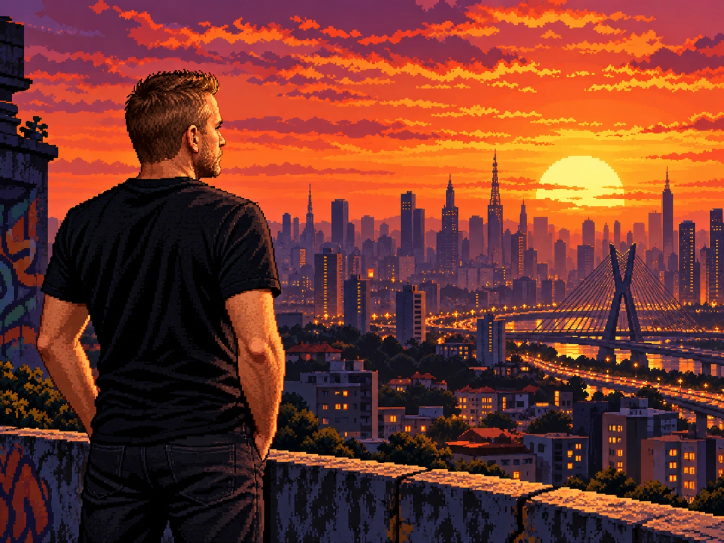
#> input picture scripts/story-ending-art/jonas/source.webp, 1448 x 1086 px (shown at 1/2 size)
$ python prepare_jonas_ending.py
#> lines starting #> are read from the running program, lines starting #| are printed output that depends on the picture
"""Prepares Jonas's story ending art (the screen shown when his campaign is completed).

Input : scripts/story-ending-art/jonas/source.webp (1448x1086, 4:3: Jonas, from behind, on the
        São José waterfront, watching the sunset over the bay, Florianópolis island and the
        Hercílio Luz bridge)
Output: public/story/endings/jonas.jpg, 1440x810 (16:9, 1.5x the 960x540 game so it stays
        sharp on big screens and has room for the slow zoom of the ending screen).

Unlike the other endings the source is 4:3, so a 16:9 cut loses ~270 px of height and he is
taller than what is kept: the cut starts CROP_TOP px down, keeping his head and some sky above
it (the title goes to the right of his head) and leaving out his legs and the promenade floor, which
would sit behind the result panel and the buttons anyway.

A still illustration: no layers. Everything that depends on the campaign (title, route, buttons)
is drawn on top of it by CampaignCompleteScene.

Offline tool only (not part of the build). Requires Python 3 + Pillow:
    python scripts/story-ending-art/jonas/prepare_jonas_ending.py
"""

from pathlib import Path

from PIL import Image

ROOT = Path(__file__).resolve().parents[3]
SOURCE = ROOT / 'scripts/story-ending-art/jonas/source.webp'
OUT = ROOT / 'public/story/endings/jonas.jpg'
SIZE = (1440, 810)
CROP_TOP = 110


def main() -> None:
    image = Image.open(SOURCE).convert('RGB')
#> image is the input picture: PIL image 1448x1086 RGB; mean R, G, B 115.5, 55.5, 43.6
    width, height = image.size
#> width = 1448; height = 1086
    crop_height = round(width * SIZE[1] / SIZE[0])
#> crop_height = 814
    box = (0, CROP_TOP, width, CROP_TOP + crop_height)
#> box = (0, 110, 1448, 924)
    assert box[3] <= height, 'CROP_TOP leaves the image'
    OUT.parent.mkdir(parents=True, exist_ok=True)
    image.crop(box).resize(SIZE, Image.LANCZOS).save(OUT, quality=90, optimize=True)
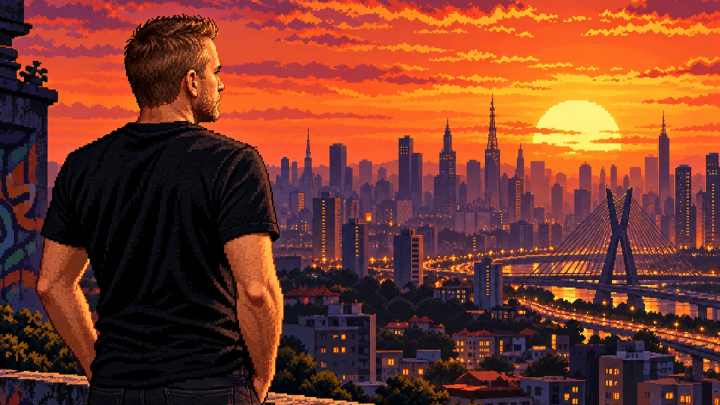
#> saved as jonas.jpg: PIL image 1440x810 RGB (shown at 1/2 size); mean R, G, B 121.5, 59.2, 41.8
    print(f'ending: {SIZE[0]}x{SIZE[1]} from {box}')
#| ending: 1440x810 from (0, 110, 1448, 924)


if __name__ == '__main__':
    main()
